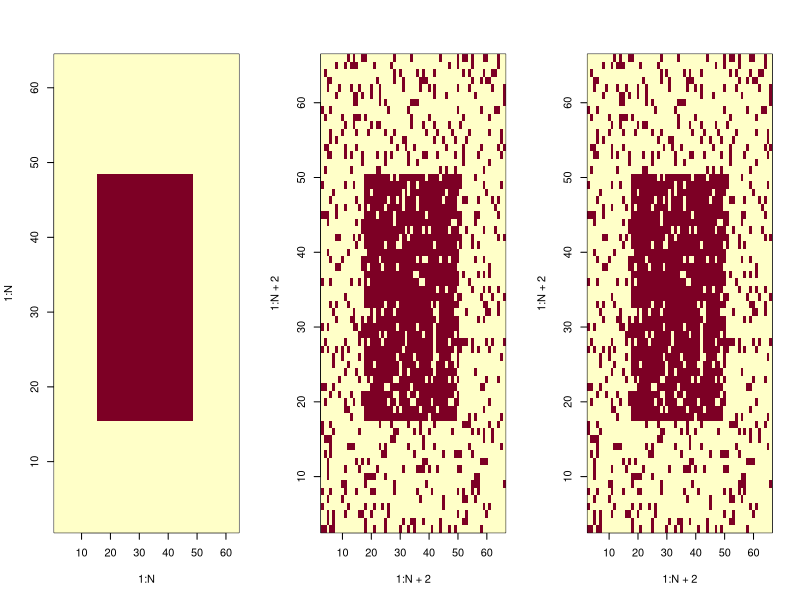
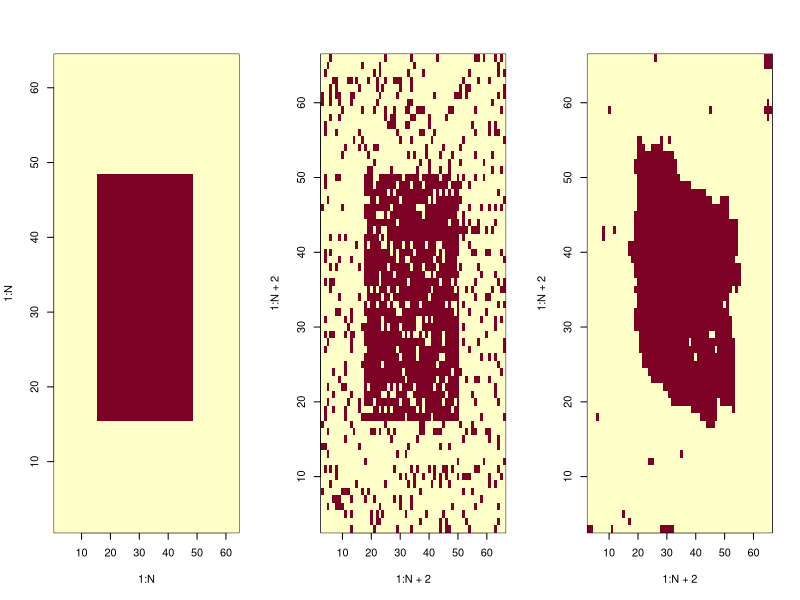
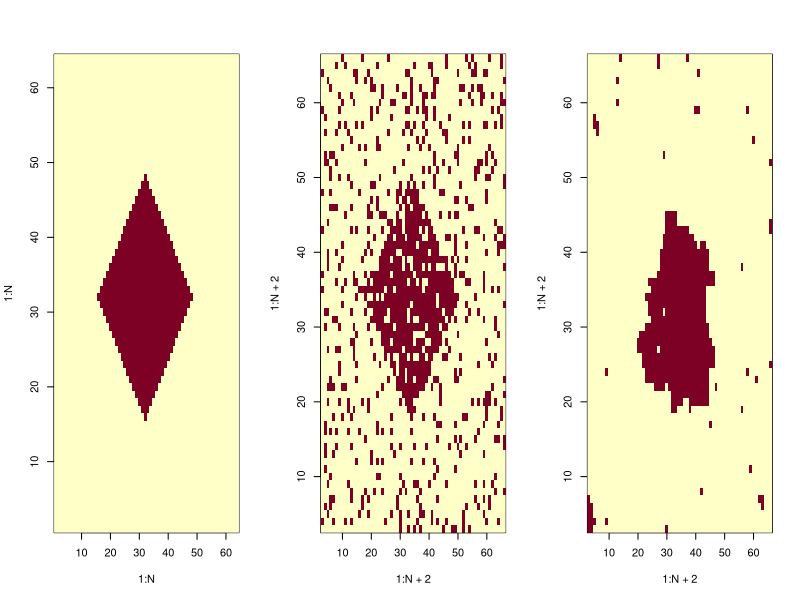
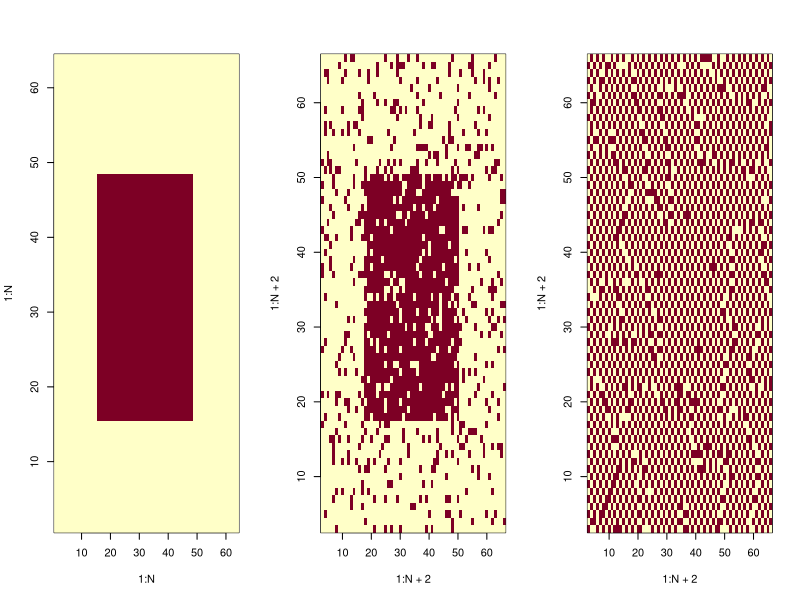
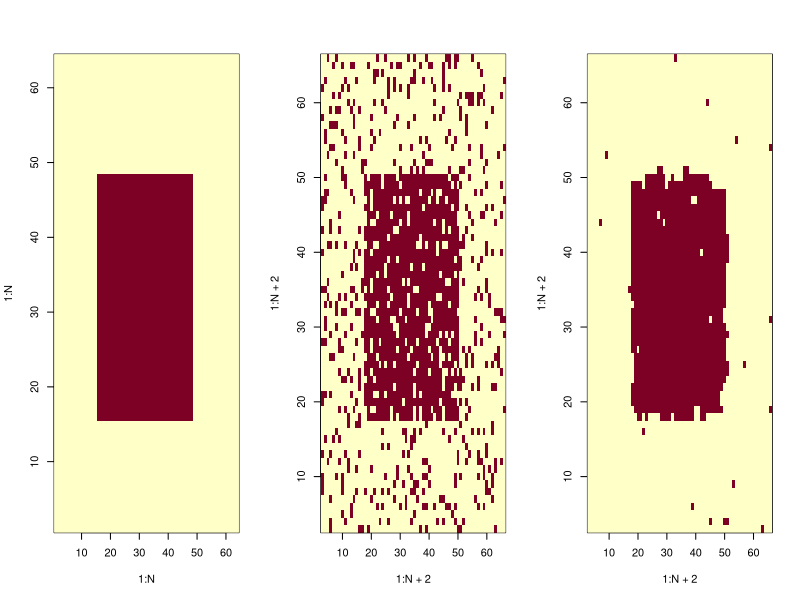
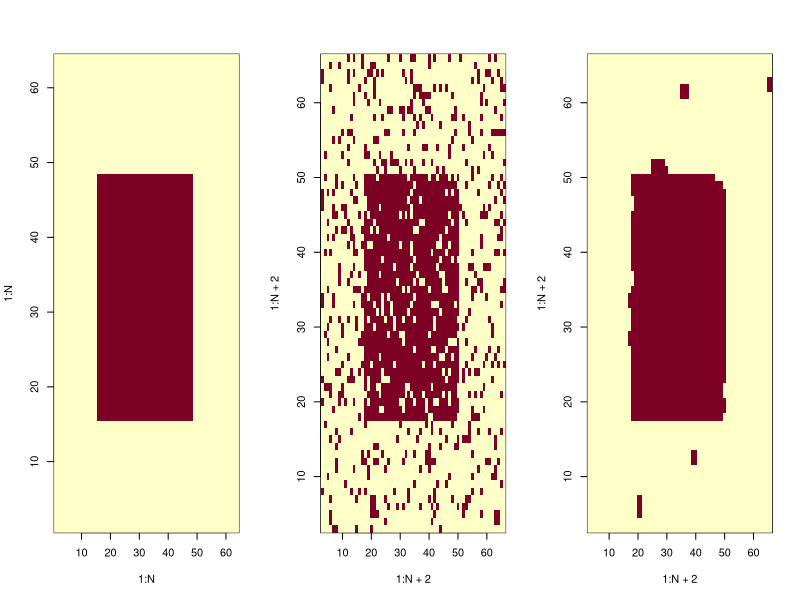
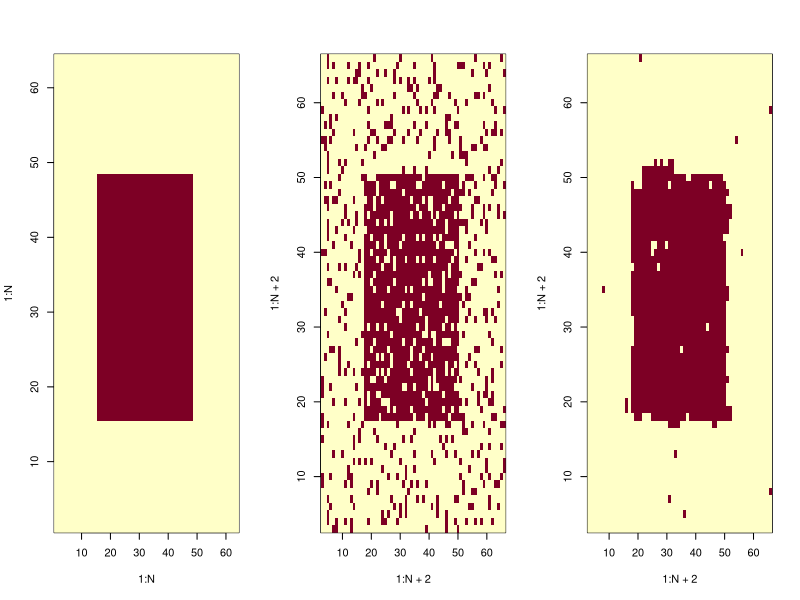
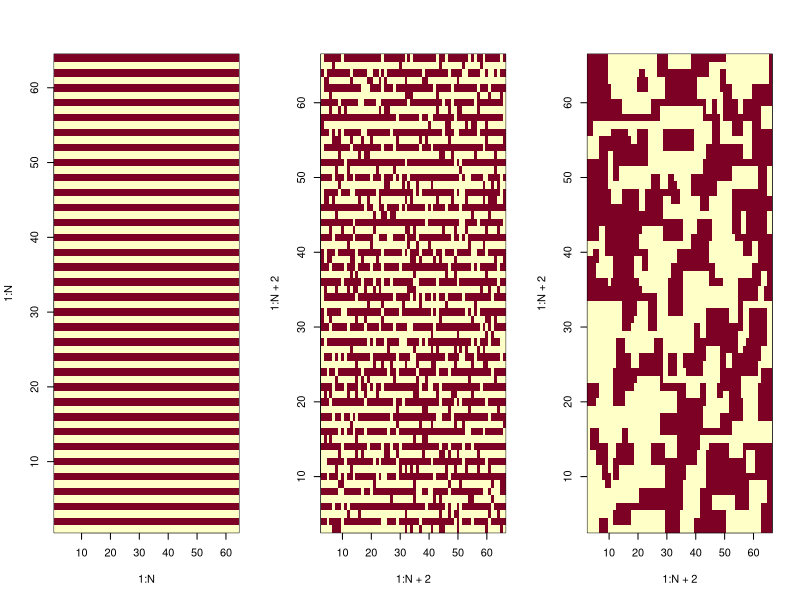

Source code (R) for these figures, in order:
## ---- chunk 1
bruiteur=function(image, br, p){
  #fonction qui revoit l'image donnée en argument par la même image mais bruitée par la méthode demandée "br"
  imgBr <- image
  N <- dim(image)[1]
  bruit <- 0
  p <- 0.15
  #----binomiale----
  if(br== "rbinom"){bruit <- matrix(2*rbinom(N^2,1,1-p)-1,nrow=N,ncol=N)}
  
  #----poisson----      #futurs bruitages différents possibles
  #----normale----
  
  imgBr <- image*bruit
  return(imgBr)
}#func

#================================================================================================================

imageGenerator=function(forme, N){
  #fonction permettant de générer une matrice-image de forme choisie, et de taille N*N
  
  img <- matrix(-1, nrow= N, ncol= N)
  
  #----rectangle----
  if(forme== "rectangle"){
    img[(N/4):(N*3/4),(N/4):(N*3/4)] <- 1}
  
  #----losange----
  if(forme== "losange"){
    for (i in 1:N){
      for (j in 1:N){
        img[i,j]=-1+2*(abs(i-j)<=N/4)*(abs(i+j-N)<=N/4)  
      }}#for#for
  }#if
  
  #----bandes verticales----
  if(forme=="bande"){
    for (j in 1:(N/2)){ img[,2*j]=rep(1,N) }
  }#if
  
  return(img)
}#func

#================================================================================================================

correspondance=function(img0, img1, N){
  #fonction qui renvoit le pourcentage de correspondance entre deux images de mêmes tailles.
	
	nok <- 0 #nombre de pixels divergents
	
	for (i in (1:N)){
		for (j in (1:N)){
			if(img0[i,j] != img1[i,j]){nok <- nok+1}
		}#for
	}#for
	correspondance <- ((N^2)-nok)/(N^2)*100
	return(correspondance)
}#func
## ---- chunk 2
GibbsIsing = function(forme, N, p, B, beta, alpha, n){
  # fonction qui réalise l'échantilloneur de Gibbs, sur le modèle d'Ising, avec une image img1 bruitée à partir de img0, afin de restaurer cette image.
  
  #----création de l'image parfaite img0----
  img0 = imageGenerator(forme, N)
  #----création de l'image bruitée, avec ajout d'une bordure.
	img1 = matrix(0, nrow=N+2, ncol=N+2)
	img1[2:(N+1),2:(N+1)] = bruiteur(img0, "rbinom", p) 
	img2 = img1 #image tampon
  img3 = img1 #mémoire du bruit initiale
  
  for(k in 1:n){ #n parcours de pixels
    #----choix d'un site au hasard---
    i <- 1+ceiling(N*runif(1)) # indice entre 2 et N+1 pour éviter le contour
    j <- 1+ceiling(N*runif(1))
    
    #----changement de valeur au site choisi sur img2 (1 ou -1) pour représenter E en entier avec img1 et img2 (cas d'une image en noir et blanc)----
    img2[i,j] = -img1[i,j]
    
    #----voisinage----
    v = img1[i+1,j] + img1[i-1,j] + img1[i,j+1] + img1[i,j-1]
    
    #----potentiels (modele d'ising)----
    U1 = -B*img1[i,j]-img1[i,j]*(beta*v + alpha*img3[i,j])
    U2 = -B*img2[i,j]-img2[i,j]*(beta*v + alpha*img3[i,j])
    
    #----calcule de la proba conditionnelle locale----
    P <- exp(-U2)/(exp(-U1)+exp(-U2))
    
    if(runif(1)<= P){img1[i,j]= img2[i,j]}#on change la valeur du pixel
    else{img2[i,j] <- img1[i,j]} #on garde la valeur du pixel
  }#for
  
  #----affichage----
  par(mfrow=c(1,3))
  
  img3 <- img3[2:(N+1),2:(N+1)] #on retire les contours
	img1 <- img1[2:(N+1),2:(N+1)]
  
	image(1:N,1:N,img0)#image initiale
	image(1:N+2,1:N+2,img3)#image bruitée
	image(1:N+2,1:N+2,img1)#image restaurée
}
## ---- chunk 3
metropolisIsing=function(forme, N, p, B, beta, alpha, n){
	#fonction qui réalise l'algorithme de Metropolis sur une image bruitée img1 (à partir de img0), pour restaurer cette image.
	
	#----création de l'image parfaite img0----
	img0 = imageGenerator(forme, N)
	
	#----création d'une image auxiliaire img1, avec bord plus long et bruitage----
	img1 = matrix(0, nrow=N+2, ncol=N+2)
	img1[2:(N+1),2:(N+1)] = bruiteur(img0, "rbinom", p)
	img2 = img1 #image tampon
	img3 = img1 #mémoire du bruit initiale

	for(k in 1:n){ #n visites de pixels
	
		#----choix d'un pixel au hasard----
		i <- 1+ceiling(N*runif(1)) # indice entre 2 et N+1
		j <- 1+ceiling(N*runif(1))
		
		#----tirage nouvelle valeure candidate----
		img2[i,j] = -img1[i,j]
	
		#----voisinage----
		v = img1[i+1,j] + img1[i-1,j] + img1[i,j+1] + img1[i,j-1]
	
		#----potentiels----
		U1 = -B*img1[i,j]-img1[i,j]*(beta*v + alpha*img3[i,j])#potentiel actuel
		U2 = -B*img2[i,j]-img2[i,j]*(beta*v + alpha*img3[i,j])#potentiel candidat
	
		#----proba conditionnelle locale----
		dU = U2-U1
		p <- exp(-dU)
		
		if(runif(1)<=p){img1[i,j]= -img1[i,j]}#on change la valeur du pixel
		else{img2[i,j] <- img1[i,j]} #on garde la valeur du pixel
	}#for
	
	#----affichage----
	img3 <- img3[2:(N+1),2:(N+1)] #on retire le contour
	img1 <- img1[2:(N+1),2:(N+1)]
	
	par(mfrow=c(1,3))
	image(1:N,1:N,img0)#image initiale
	image(1:N+2,1:N+2,img3)#image bruitée
	image(1:N+2,1:N+2,img1)#image restaurée
	return(c("pourcentage de restauration par metropolisIsing", correspondance(img0,img1,N)))
  
}#func
## ---- chunk 4
metropolisIsing("rectangle", 64, 0.25, 0, 0.66, 5, 10^5)
## ---- chunk 5
metropolisIsing("rectangle", 64, 0.25, 0, 0.66, 0, 5*10^5)
metropolisIsing("losange", 64, 0.25, 0, 0.66, 0, 5*10^5)
## ---- chunk 6
metropolisIsing("rectangle", 64, 0.25, 0, -0.66, 0.33, 10^5)
## ---- chunk 7
metropolisIsing("rectangle", 64, 0.25, 0, 0.66, 0.33, 10^5)
## ---- chunk 8
recuitSimule=function(forme, N, p, B, beta, alpha, n){
	#fonction qui réalise l'algorithme de recuit simulé, pour restaurer img1
	
	#----création de l'image parfaite img0----
	img0 = imageGenerator(forme, N)
	
	#----création d'une image auxiliaire img1, avec bordure et bruit----
	img1 = matrix(0, nrow=N+2, ncol=N+2)
	img1[2:(N+1),2:(N+1)] = bruiteur(img0, "rbinom", p)
	img2 = img1 #image tampon
	img3 = img1 #mémoire du bruit initiale

	for(k in 1:n){ #n visites de pixels
	  
	  T <- 1/log(n) #T tend lentement vers 0
	  
		#----choix d'un pixel au hasard----
		i <- 1+ceiling(N*runif(1)) # indice entre 2 et N+1
		j <- 1+ceiling(N*runif(1))
		
		#----tirage nouvelle valeure candidate----
		img2[i,j] = -img1[i,j]
	
		#----voisinage----
		v = img1[i+1,j] + img1[i-1,j] + img1[i,j+1] + img1[i,j-1]
	
		#----potentiels----
		U1 = -B*img1[i,j]-img1[i,j]*(beta*v + alpha*img3[i,j])#potentiel actuel
		U2 = -B*img2[i,j]-img2[i,j]*(beta*v + alpha*img3[i,j])#potentiel candidat
	
		#----probabilité conditionnelle locale, "recuite" à chaque itération----
		dU = U2-U1
		p <- exp(-dU/T)
		
		if(runif(1)<=p){img1[i,j]= -img1[i,j]}#changement
		else{img2[i,j] <- img1[i,j]} #inchangé
	}#for
	
	#----affichage----
	img3 <- img3[2:(N+1),2:(N+1)] #retire le contour
	img1 <- img1[2:(N+1),2:(N+1)]
	
	par(mfrow=c(1,3))
	image(1:N,1:N,img0)#image initiale
	image(1:N+2,1:N+2,img3)#image  bruitée
	image(1:N+2,1:N+2,img1)#image restaurée
	return(c("pourcentage de restauration par recuitSimule", correspondance(img0,img1,N)))
  
}#func
## ---- chunk 9
recuitSimule("rectangle", 64, 0.25, 0, 0.66, 0.33, 5*10^4)
metropolisIsing("rectangle", 64, 0.25, 0, 0.66, 0.33, 5*10^4)
## ---- chunk 10
recuitSimule("bande", 64, 0.25, 0, 0.66, 0.33, 5*10^4)
## ---- chunk 11
recuitSimule("bande", 64, 0.25, 0, -0.66, 0.33, 5*10^4)
## ---- chunk 12
restorStripe=function(forme, N, p, B, beta, alpha, n){
  #fonction de recuit simulé modifiée pour restaurer une image en bandes horizontales noir et blanche alternées, grâce à une disjonction de cas entre l'horizontale et la verticale pour les calculs de potentiel.
  
  energiehv=function(img){
    #fonction qui renvoie, dans un tuple, les sommes des doubles produits sur les lignes, et sur les colonnes. Le résultats sert au calcul des betah et betav
    eligne=0
    ecolonne=0
    for (i in 1:N) {for (j in 1:(N-1)){eligne=eligne+img[i,j]*img[i,j+1]}}  #somme des doubles produits de ligne
    for (j in 1:N) {for (i in 1:(N-1)){ecolonne=ecolonne+img[i,j]*img[i+1,j]}}  #somme des doubles produits de colonne
    return(c(eligne,ecolonne))
  }#func
  
  
  #----img0, initiale----
  img0 = imageGenerator(forme, N)
  
  #----img1, avec bordure et bruit----
  img1 = matrix(0, nrow=N+2, ncol=N+2)
  img1[2:(N+1),2:(N+1)] = bruiteur(img0, "rbinom", p)
  img2 = img1 #tampon
  img3 = img1 #bruit initiale
  
  #----calcul des deux beta, horizontal et vertical----
  betah=2*energiehv(img1)[2]/(abs(energiehv(img1)[1])+abs(energiehv(img1)[2]))
  betav=2*energiehv(img1)[1]/(abs(energiehv(img1)[1])+abs(energiehv(img1)[2]))

	for(k in 1:n){ #n visites de pixels
	  
	  T <- 1/log(n)
	  
		#----choix d'un pixel au hasard----
		i <- 1+ceiling(N*runif(1))
		j <- 1+ceiling(N*runif(1))
		
		#----tirage nouvelle valeure candidate----
		img2[i,j] = -img1[i,j]
	
    #----calcule du voisinage séparément entre horizontale (Vh) et verticale (Vv)
    Vh <- img1[i-1,j]+img1[i+1,j]
    Vv <- img1[i,j-1]+img1[i,j+1]
	
		#----potentiels----
		U1 = -B*img1[i,j]-img1[i,j]*(betah*Vh + betav*Vv + alpha*img3[i,j])#potentiel actuel
		U2 = -B*img2[i,j]-img2[i,j]*(betah*Vh + betav*Vv + alpha*img3[i,j])#potentiel candidat
	
		#----test----
		dU = U2-U1
		p <- exp(-dU/T)
		
		if(runif(1)<=p){img1[i,j]= -img1[i,j]}#changé
		else{img2[i,j] <- img1[i,j]} #inchangé
	}#for
  
  
  #----affichage----
  img3 <- img3[2:(N+1),2:(N+1)] 
  img1 <- img1[2:(N+1),2:(N+1)]
  par(mfrow=c(1,3))
  image(1:N,1:N,img0)#image initiale
  image(1:N+2,1:N+2,img3)#image bruitée
  image(1:N+2,1:N+2,img1)#image restaurée
  
  return(c("pourcentage de restauration par restorStripe",correspondance(img0,img1,N),"betah",betah,"betav",betav))
  
}#func
## ---- chunk 13
restorStripe("bande",64,0.25,0,0.66,0.33,5*10^4)
## ---- chunk 14

Vstar=function(img, N, i, j, L){
  #fonction qui calcule le voisinage du pixel (i,j), selon le modèle de voisinage en étoile variable.
  
  vbranch=function(img, N, is, js, iv, jv, L){
	  #L détermine la longueur maximale d'une branche
	  #(iv, jv) appartient à [(0,1),(0,-1),(1,0),(-1,0)], c'est ce qui donne le sens de la branche à partir de s

	  v = c() #branche finale
	  vl = c() #branche brute
	  if(is<1 | is>N | js<1 | js>N){return("les coordonnées données sont en dehors de l'image")}

	  #----récupération des L sites de la branche potentielles sans condition----
	  for(k in(1:L)){
		  i <- is+k*iv
		  j <- js+k*jv
		  if(i>=1 && i<=N){ if(j>=1 && j<=N){ #teste si les coordonnées du candidat sont dans l'image
			  vl <- c(vl,img[i,j])
		  }}#if&if
	  }#for
	  if(is.null(vl[1])){return(0)} #si on est sur le bord
	
	  #----épuration selon la condition de valeur de site----
	  lead <- vl[1] #base de la branche, à côté du site
	  for(k in 1:length(vl)){ #parcours les L sites
		  if(vl[k]==lead){ v <- c(v,vl[k]) }#condition pour faire partie de la branche.
	  }#for
	
	  return(length(v)*lead) #"poid" de la branche. length(v) fait office de facteur, comme beta classiquement
  }#func
  
  #somme des quatre branches
	s <- 0
	s <- s + vbranch(img, N, i, j, -1, 0, L)
	s <- s + vbranch(img, N, i, j, 1, 0, L)
	s <- s + vbranch(img, N, i, j, 0, -1, L)
	s <- s + vbranch(img, N, i, j, 0, 1, L)
	return(s)
}#func
## ---- chunk 15
recuitSimule_Vstar=function(forme, N, p, B, beta, alpha, n, L){
	#fonction qui réalise l'algorithme de recuit, mais dont le calcul de voisinage se faite selon le modèle en étoile variable.
	
	#----image parfaite img0----
	img0 = imageGenerator(forme, N)
	
	#----image auxiliaire img1, avec bordure et bruitage----
	img1 = matrix(0, nrow=N+2, ncol=N+2)
	img1[2:(N+1),2:(N+1)] = bruiteur(img0, "rbinom", p)
	img2 = img1 #tampon
	img3 = img1 #bruit initiale

	for(k in 1:n){
	  
	  T <- 1/log(n)
	  
		#----choix d'un pixel au hasard----
		i <- 1+ceiling(N*runif(1))
		j <- 1+ceiling(N*runif(1))
		
		#----tirage nouvelle valeure candidate----
		img2[i,j] = -img1[i,j]
	
		#----voisinage selon le modèle en étoile----
	  v = Vstar(img1, N+2, i, j, L)
		
		#----potentiels----
		U1 = -B*img1[i,j]-img1[i,j]*(beta*v + alpha*img3[i,j])#potentiel actuel
		U2 = -B*img2[i,j]-img2[i,j]*(beta*v + alpha*img3[i,j])#potentiel candidat
	
		#----test----
		dU = U2-U1
		p <- exp(-dU/T)
		
		if(runif(1)<=p){img1[i,j]= -img1[i,j]}#changé
		else{img2[i,j] <- img1[i,j]} #inchangé
	}#for
	
	#----affichage----
	img3 <- img3[2:(N+1),2:(N+1)] #on retire le contour
	img1 <- img1[2:(N+1),2:(N+1)]
	
	par(mfrow=c(1,3))
	image(1:N,1:N,img0)#image initiale
	image(1:N+2,1:N+2,img3)#image  bruitée
	image(1:N+2,1:N+2,img1)#image restaurée
	
	return(correspondance(img0, img1, N))
  
}#func

## ---- chunk 16
recuitSimule_Vstar("bande", 64, 0.25, 0, 0.66,0.33,10^5,5)
## ---- chunk 17
#algo qui va bien
## ---- chunk 18
#algo modifié
